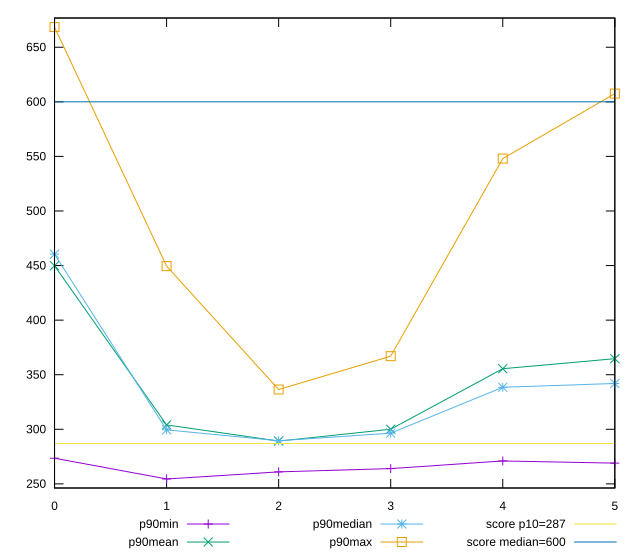

Here is the gnuplot script that generated this plot:
reset

$p90Min <<EOF
0 273.5
1 254.5
2 261
3 264
4 271
5 269
EOF

$p90Mean <<EOF
0 449.8261868131868
1 304.0147472527474
2 289.20635714285714
3 300.0838956043956
4 355.5108626373626
5 364.69201648351657
EOF

$p90Median <<EOF
0 460.5
1 299.5
2 289.5
3 296.5
4 338.5
5 341.9999999999991
EOF

$p90Max <<EOF
0 668.4999999999991
1 449.5
2 336.4479999999976
3 367
4 548
5 607.5
EOF

set key outside below
set xrange [0:5]
set yrange [246.22000000000003:676.7799999999991]
set trange [246.22000000000003:676.7799999999991]
set terminal svg size 640, 560 enhanced background rgb 'white'
set output "reprap/total-blocking-time/progression/value.svg"

plot $p90Min title "p90min" with linespoints, \
     $p90Mean title "p90mean" with linespoints, \
     $p90Median title "p90median" with linespoints, \
     $p90Max title "p90max" with linespoints, \
     287 title "score p10=287", \
     600 title "score median=600"

reset
